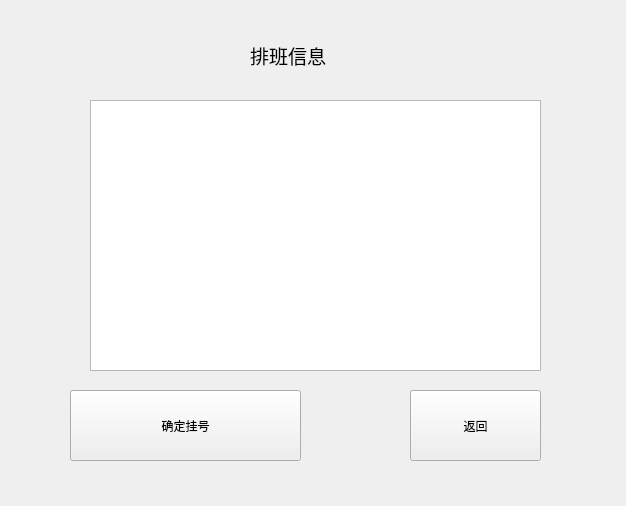
<?xml version="1.0" encoding="UTF-8"?>
<ui version="4.0">
 <class>departmentchoose</class>
 <widget class="QWidget" name="departmentchoose">
  <property name="geometry">
   <rect>
    <x>0</x>
    <y>0</y>
    <width>626</width>
    <height>506</height>
   </rect>
  </property>
  <property name="windowTitle">
   <string>Form</string>
  </property>
  <widget class="QLabel" name="schedule_info">
   <property name="geometry">
    <rect>
     <x>250</x>
     <y>30</y>
     <width>151</width>
     <height>51</height>
    </rect>
   </property>
   <property name="font">
    <font>
     <family>微软雅黑</family>
     <pointsize>14</pointsize>
    </font>
   </property>
   <property name="text">
    <string>排班信息</string>
   </property>
  </widget>
  <widget class="QPushButton" name="depcho_return">
   <property name="geometry">
    <rect>
     <x>410</x>
     <y>390</y>
     <width>131</width>
     <height>71</height>
    </rect>
   </property>
   <property name="text">
    <string>返回</string>
   </property>
  </widget>
  <widget class="QTextEdit" name="depedit">
   <property name="geometry">
    <rect>
     <x>90</x>
     <y>100</y>
     <width>451</width>
     <height>271</height>
    </rect>
   </property>
  </widget>
  <widget class="QPushButton" name="depcho_sure">
   <property name="geometry">
    <rect>
     <x>70</x>
     <y>390</y>
     <width>231</width>
     <height>71</height>
    </rect>
   </property>
   <property name="text">
    <string>确定挂号</string>
   </property>
  </widget>
 </widget>
 <resources/>
 <connections/>
</ui>
